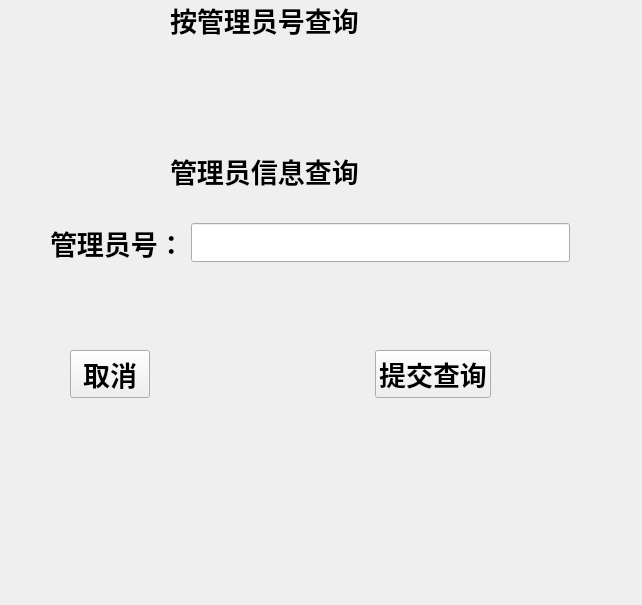
<?xml version="1.0" encoding="UTF-8"?>
<ui version="4.0">
 <class>Form</class>
 <widget class="QWidget" name="Form">
  <property name="geometry">
   <rect>
    <x>0</x>
    <y>0</y>
    <width>642</width>
    <height>605</height>
   </rect>
  </property>
  <property name="windowTitle">
   <string>Form</string>
  </property>
  <widget class="QWidget" name="layoutWidget">
   <property name="geometry">
    <rect>
     <x>50</x>
     <y>220</y>
     <width>520</width>
     <height>46</height>
    </rect>
   </property>
   <layout class="QHBoxLayout" name="horizontalLayout">
    <item>
     <widget class="QLabel" name="label_2">
      <property name="font">
       <font>
        <family>Arial</family>
        <pointsize>20</pointsize>
        <weight>75</weight>
        <bold>true</bold>
       </font>
      </property>
      <property name="text">
       <string>管理员号：</string>
      </property>
     </widget>
    </item>
    <item>
     <widget class="QLineEdit" name="lineEdit">
      <property name="font">
       <font>
        <family>Arial</family>
        <pointsize>20</pointsize>
        <weight>75</weight>
        <bold>true</bold>
       </font>
      </property>
      <property name="maxLength">
       <number>20</number>
      </property>
     </widget>
    </item>
   </layout>
  </widget>
  <widget class="QWidget" name="layoutWidget">
   <property name="geometry">
    <rect>
     <x>170</x>
     <y>0</y>
     <width>240</width>
     <height>191</height>
    </rect>
   </property>
   <layout class="QVBoxLayout" name="verticalLayout">
    <item>
     <widget class="QLabel" name="label">
      <property name="font">
       <font>
        <family>Arial</family>
        <pointsize>20</pointsize>
        <weight>75</weight>
        <bold>true</bold>
       </font>
      </property>
      <property name="text">
       <string>按管理员号查询</string>
      </property>
     </widget>
    </item>
    <item>
     <spacer name="verticalSpacer">
      <property name="orientation">
       <enum>Qt::Vertical</enum>
      </property>
      <property name="sizeHint" stdset="0">
       <size>
        <width>20</width>
        <height>40</height>
       </size>
      </property>
     </spacer>
    </item>
    <item>
     <widget class="QLabel" name="label_3">
      <property name="font">
       <font>
        <family>Arial</family>
        <pointsize>20</pointsize>
        <weight>75</weight>
        <bold>true</bold>
       </font>
      </property>
      <property name="text">
       <string>管理员信息查询</string>
      </property>
     </widget>
    </item>
   </layout>
  </widget>
  <widget class="QWidget" name="layoutWidget">
   <property name="geometry">
    <rect>
     <x>70</x>
     <y>350</y>
     <width>421</width>
     <height>49</height>
    </rect>
   </property>
   <layout class="QHBoxLayout" name="horizontalLayout_2">
    <item>
     <widget class="QPushButton" name="pushButton">
      <property name="font">
       <font>
        <family>Arial</family>
        <pointsize>20</pointsize>
        <weight>75</weight>
        <bold>true</bold>
       </font>
      </property>
      <property name="text">
       <string>取消</string>
      </property>
     </widget>
    </item>
    <item>
     <spacer name="horizontalSpacer">
      <property name="orientation">
       <enum>Qt::Horizontal</enum>
      </property>
      <property name="sizeHint" stdset="0">
       <size>
        <width>40</width>
        <height>20</height>
       </size>
      </property>
     </spacer>
    </item>
    <item>
     <widget class="QPushButton" name="pushButton_2">
      <property name="font">
       <font>
        <family>Arial</family>
        <pointsize>20</pointsize>
        <weight>75</weight>
        <bold>true</bold>
       </font>
      </property>
      <property name="text">
       <string>提交查询</string>
      </property>
     </widget>
    </item>
   </layout>
  </widget>
 </widget>
 <resources/>
 <connections/>
</ui>
